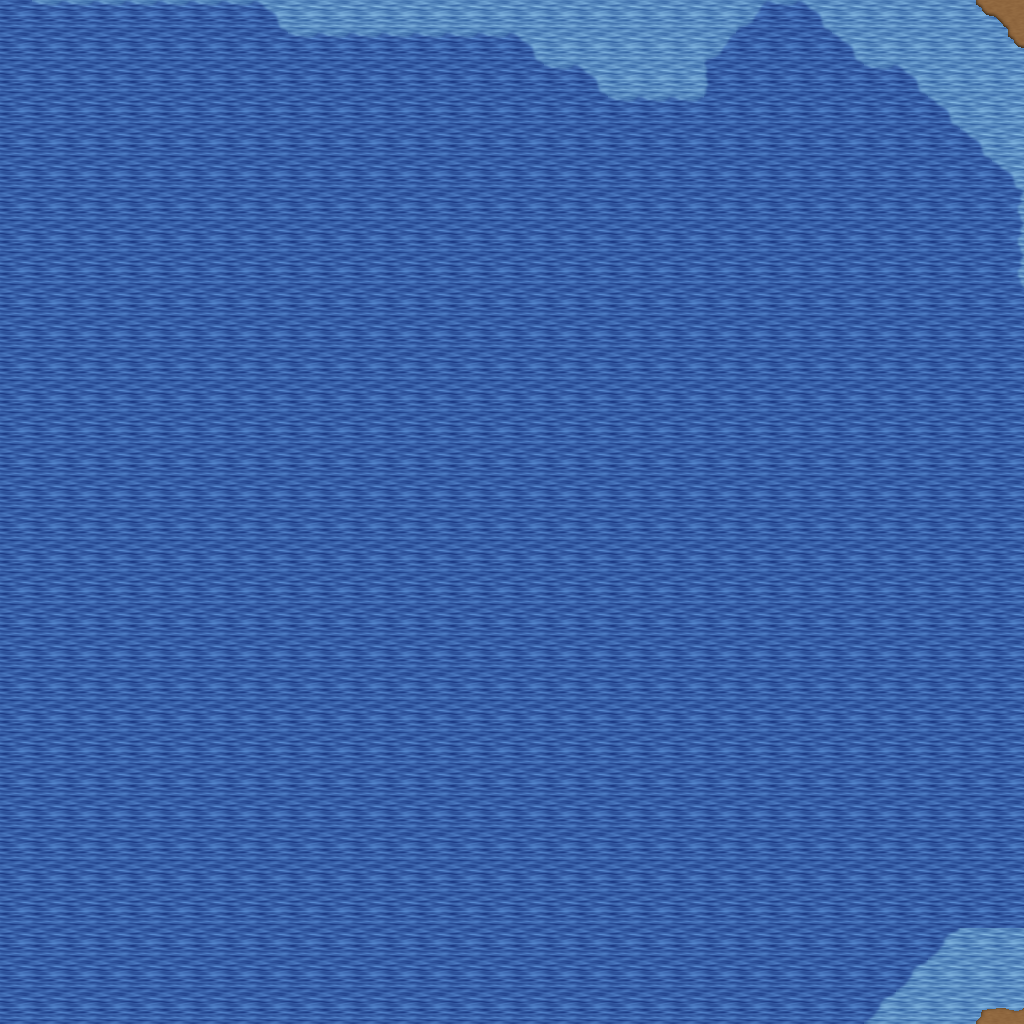

Below is a game level as drawn by its tile map, then a one-line description and the .tmx that defines it (tile-layer data replaced by summaries):
An orthogonal 32x32 tile map with 32x32 px tiles, 5 tile layers (Ground, Objects, Objects2, Above, ...), 1 hidden layer not drawn, 32 tilesets.

<map version="1.10" tiledversion="1.11.0" orientation="orthogonal" renderorder="right-down" width="32" height="32" tilewidth="32" tileheight="32" infinite="0" nextlayerid="11" nextobjectid="1">
 <tileset firstgid="1" name="ground_ground" tilewidth="32" tileheight="32" tilecount="33" columns="3">
  <image source="../drawable/ground_ground.png" width="96" height="352" />
 </tileset>
 <tileset firstgid="34" name="ground_ground_2" tilewidth="32" tileheight="32" tilecount="4" columns="4">
  <image source="../drawable/ground_ground_2.png" width="128" height="32" />
 </tileset>
 <tileset firstgid="38" name="ground_water_pool" tilewidth="32" tileheight="32" tilecount="72" columns="3">
  <image source="../drawable/ground_water_pool.png" width="96" height="768" />
 </tileset>
 <tileset firstgid="110" name="ground_ridge_earth_dark" tilewidth="32" tileheight="32" tilecount="96" columns="12">
  <image source="../drawable/ground_ridge_earth_dark.png" width="384" height="256" />
 </tileset>
 <tileset firstgid="206" name="plant_grasses" tilewidth="32" tileheight="32" tilecount="6" columns="3">
  <image source="../drawable/plant_grasses.png" width="96" height="64" />
 </tileset>
 <tileset firstgid="212" name="ground_rock_pebbles" tilewidth="32" tileheight="32" tilecount="3" columns="1">
  <image source="../drawable/ground_rock_pebbles.png" width="32" height="96" />
 </tileset>
 <tileset firstgid="215" name="plant_flower_daisy_yellow" tilewidth="32" tileheight="32" tilecount="8" columns="2">
  <image source="../drawable/plant_flower_daisy_yellow.png" width="64" height="128" />
 </tileset>
 <tileset firstgid="223" name="plant_flower_daisy_white" tilewidth="32" tileheight="32" tilecount="8" columns="2">
  <image source="../drawable/plant_flower_daisy_white.png" width="64" height="128" />
 </tileset>
 <tileset firstgid="231" name="ground_grass_edges" tilewidth="32" tileheight="32" tilecount="36" columns="12">
  <image source="../drawable/ground_grass_edges.png" width="384" height="96" />
 </tileset>
 <tileset firstgid="267" name="ground_earth_edges" tilewidth="32" tileheight="32" tilecount="18" columns="6">
  <image source="../drawable/ground_earth_edges.png" width="192" height="96" />
 </tileset>
 <tileset firstgid="285" name="ground_grass_corners" tilewidth="32" tileheight="32" tilecount="24" columns="6">
  <image source="../drawable/ground_grass_corners.png" width="192" height="128" />
 </tileset>
 <tileset firstgid="309" name="ground_square_paving" tilewidth="32" tileheight="32" tilecount="1" columns="1">
  <image source="../drawable/ground_square_paving.png" width="32" height="32" />
 </tileset>
 <tileset firstgid="310" name="plant_flower_daisy_red" tilewidth="32" tileheight="32" tilecount="8" columns="2">
  <image source="../drawable/plant_flower_daisy_red.png" width="64" height="128" />
 </tileset>
 <tileset firstgid="318" name="plant_flower_daisy_blue" tilewidth="32" tileheight="32" tilecount="8" columns="2">
  <image source="../drawable/plant_flower_daisy_blue.png" width="64" height="128" />
 </tileset>
 <tileset firstgid="326" name="plant_tree_tree_darkgreen" tilewidth="32" tileheight="32" tilecount="88" columns="8">
  <image source="../drawable/plant_tree_tree_darkgreen.png" width="256" height="352" />
 </tileset>
 <tileset firstgid="414" name="object_well" tilewidth="32" tileheight="32" tilecount="4" columns="2">
  <image source="../drawable/object_well.png" width="64" height="64" />
 </tileset>
 <tileset firstgid="418" name="plant_bush_bushes" tilewidth="32" tileheight="32" tilecount="10" columns="5">
  <image source="../drawable/plant_bush_bushes.png" width="160" height="64" />
 </tileset>
 <tileset firstgid="428" name="ground_eye" tilewidth="32" tileheight="32" tilecount="9" columns="3">
  <image source="../drawable/ground_eye.png" width="96" height="96" />
 </tileset>
 <tileset firstgid="437" name="plant_stump_rectangular" tilewidth="32" tileheight="32" tilecount="4" columns="2">
  <image source="../drawable/plant_stump_rectangular.png" width="64" height="64" />
 </tileset>
 <tileset firstgid="441" name="item_gothic_large_gravestone" tilewidth="32" tileheight="32" tilecount="9" columns="3">
  <image source="../drawable/item_gothic_large_gravestone.png" width="96" height="96" />
 </tileset>
 <tileset firstgid="450" name="logic_collision" tilewidth="32" tileheight="32" tilecount="1" columns="1">
  <image source="../drawable/logic_collision.png" width="32" height="32" />
 </tileset>
 <tileset firstgid="451" name="logic_item_herb" tilewidth="32" tileheight="32" tilecount="5" columns="5">
  <image source="../drawable/logic_item_herb.png" width="160" height="32" />
 </tileset>
 <tileset firstgid="456" name="ground_rock_rubble" tilewidth="32" tileheight="32" tilecount="9" columns="3">
  <image source="../drawable/ground_rock_rubble.png" width="96" height="96" />
 </tileset>
 <tileset firstgid="465" name="ground_rock_rocks_3" tilewidth="32" tileheight="32" tilecount="16" columns="4">
  <image source="../drawable/ground_rock_rocks_3.png" width="128" height="128" />
 </tileset>
 <tileset firstgid="481" name="ground_rock_large_boulder" tilewidth="32" tileheight="32" tilecount="9" columns="3">
  <image source="../drawable/ground_rock_large_boulder.png" width="96" height="96" />
 </tileset>
 <tileset firstgid="490" name="ground_rock_large_pebble" tilewidth="32" tileheight="32" tilecount="2" columns="2">
  <image source="../drawable/ground_rock_large_pebble.png" width="64" height="32" />
 </tileset>
 <tileset firstgid="492" name="ground_rock_rocks_2" tilewidth="32" tileheight="32" tilecount="4" columns="2">
  <image source="../drawable/ground_rock_rocks_2.png" width="64" height="64" />
 </tileset>
 <tileset firstgid="496" name="ground_green_paving" tilewidth="32" tileheight="32" tilecount="18" columns="3">
  <image source="../drawable/ground_green_paving.png" width="96" height="192" />
 </tileset>
 <tileset firstgid="514" name="logic_protection" tilewidth="32" tileheight="32" tilecount="2" columns="2">
  <image source="../drawable/logic_protection.png" width="64" height="32" />
 </tileset>
 <tileset firstgid="516" name="building_castle" tilewidth="32" tileheight="32" tilecount="320" columns="20">
  <image source="../drawable/building_castle.png" width="640" height="512" />
 </tileset>
 <tileset firstgid="836" name="logic_creature_ogre" tilewidth="32" tileheight="32" tilecount="4" columns="4">
  <image source="../drawable/logic_creature_ogre.png" width="128" height="32" />
 </tileset>
 <tileset firstgid="840" name="logic_creature_troll" tilewidth="32" tileheight="32" tilecount="4" columns="4">
  <image source="../drawable/logic_creature_troll.png" width="128" height="32" />
 </tileset>
 <layer id="1" name="Ground" width="32" height="32">
  <data>[1024 cells, 1024 non-empty, 8 distinct tile ids]</data>
 </layer>
 <layer id="2" name="Objects" width="32" height="32">
  <data>[1024 cells, 5 non-empty, 4 distinct tile ids]</data>
 </layer>
 <layer id="3" name="Objects2" width="32" height="32">
  <data>[1024 cells, 0 non-empty, 0 distinct tile ids]</data>
 </layer>
 <layer id="4" name="Above" width="32" height="32">
  <data>[1024 cells, 0 non-empty, 0 distinct tile ids]</data>
 </layer>
 <layer id="5" name="Above2" width="32" height="32">
  <data>[1024 cells, 0 non-empty, 0 distinct tile ids]</data>
 </layer>
 <layer id="6" name="Walkable" width="32" height="32" visible="0">
  <data>[1024 cells, 976 non-empty, 1 distinct tile ids]</data>
 </layer>
 <objectgroup id="7" name="Mapevents" />
 <objectgroup id="8" name="Spawn" />
 <objectgroup id="9" name="Keys" />
 <objectgroup id="10" name="Replace" />
</map>
